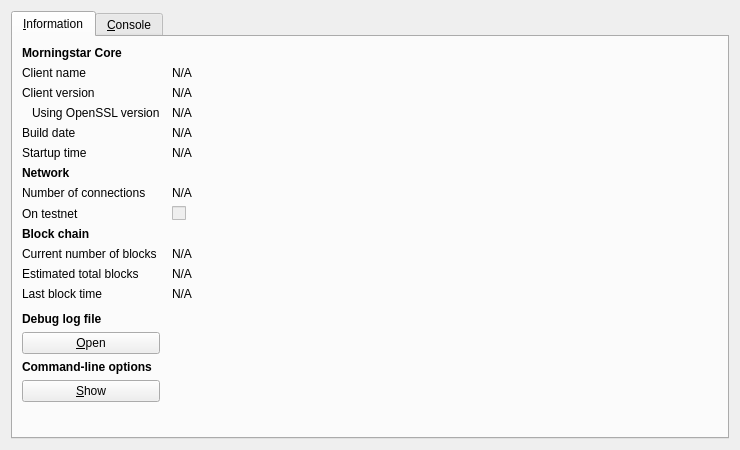
<?xml version="1.0" encoding="UTF-8"?>
<ui version="4.0">
 <class>RPCConsole</class>
 <widget class="QDialog" name="RPCConsole">
  <property name="geometry">
   <rect>
    <x>0</x>
    <y>0</y>
    <width>740</width>
    <height>450</height>
   </rect>
  </property>
  <property name="windowTitle">
   <string>Morningstar - Debug window</string>
  </property>
  <layout class="QVBoxLayout" name="verticalLayout_2">
   <item>
    <widget class="QTabWidget" name="tabWidget">
     <property name="currentIndex">
      <number>0</number>
     </property>
     <widget class="QWidget" name="tab_info">
      <attribute name="title">
       <string>&amp;Information</string>
      </attribute>
      <layout class="QGridLayout" name="gridLayout" columnstretch="0,1">
       <property name="horizontalSpacing">
        <number>12</number>
       </property>
       <item row="0" column="0">
        <widget class="QLabel" name="label_9">
         <property name="font">
          <font>
           <weight>75</weight>
           <bold>true</bold>
          </font>
         </property>
         <property name="text">
          <string>Morningstar Core</string>
         </property>
        </widget>
       </item>
       <item row="1" column="0">
        <widget class="QLabel" name="label_5">
         <property name="text">
          <string>Client name</string>
         </property>
        </widget>
       </item>
       <item row="1" column="1">
        <widget class="QLabel" name="clientName">
         <property name="cursor">
          <cursorShape>IBeamCursor</cursorShape>
         </property>
         <property name="text">
          <string>N/A</string>
         </property>
         <property name="textFormat">
          <enum>Qt::PlainText</enum>
         </property>
         <property name="textInteractionFlags">
          <set>Qt::LinksAccessibleByMouse|Qt::TextSelectableByKeyboard|Qt::TextSelectableByMouse</set>
         </property>
        </widget>
       </item>
       <item row="2" column="0">
        <widget class="QLabel" name="label_6">
         <property name="text">
          <string>Client version</string>
         </property>
        </widget>
       </item>
       <item row="2" column="1">
        <widget class="QLabel" name="clientVersion">
         <property name="cursor">
          <cursorShape>IBeamCursor</cursorShape>
         </property>
         <property name="text">
          <string>N/A</string>
         </property>
         <property name="textFormat">
          <enum>Qt::PlainText</enum>
         </property>
         <property name="textInteractionFlags">
          <set>Qt::LinksAccessibleByMouse|Qt::TextSelectableByKeyboard|Qt::TextSelectableByMouse</set>
         </property>
        </widget>
       </item>
       <item row="3" column="0">
        <widget class="QLabel" name="label_14">
         <property name="text">
          <string>Using OpenSSL version</string>
         </property>
         <property name="indent">
          <number>10</number>
         </property>
        </widget>
       </item>
       <item row="3" column="1">
        <widget class="QLabel" name="openSSLVersion">
         <property name="cursor">
          <cursorShape>IBeamCursor</cursorShape>
         </property>
         <property name="text">
          <string>N/A</string>
         </property>
         <property name="textFormat">
          <enum>Qt::PlainText</enum>
         </property>
         <property name="textInteractionFlags">
          <set>Qt::LinksAccessibleByMouse|Qt::TextSelectableByKeyboard|Qt::TextSelectableByMouse</set>
         </property>
        </widget>
       </item>
       <item row="4" column="0">
        <widget class="QLabel" name="label_12">
         <property name="text">
          <string>Build date</string>
         </property>
        </widget>
       </item>
       <item row="4" column="1">
        <widget class="QLabel" name="buildDate">
         <property name="cursor">
          <cursorShape>IBeamCursor</cursorShape>
         </property>
         <property name="text">
          <string>N/A</string>
         </property>
         <property name="textFormat">
          <enum>Qt::PlainText</enum>
         </property>
         <property name="textInteractionFlags">
          <set>Qt::LinksAccessibleByMouse|Qt::TextSelectableByKeyboard|Qt::TextSelectableByMouse</set>
         </property>
        </widget>
       </item>
       <item row="5" column="0">
        <widget class="QLabel" name="label_13">
         <property name="text">
          <string>Startup time</string>
         </property>
        </widget>
       </item>
       <item row="5" column="1">
        <widget class="QLabel" name="startupTime">
         <property name="cursor">
          <cursorShape>IBeamCursor</cursorShape>
         </property>
         <property name="text">
          <string>N/A</string>
         </property>
         <property name="textFormat">
          <enum>Qt::PlainText</enum>
         </property>
         <property name="textInteractionFlags">
          <set>Qt::LinksAccessibleByMouse|Qt::TextSelectableByKeyboard|Qt::TextSelectableByMouse</set>
         </property>
        </widget>
       </item>
       <item row="6" column="0">
        <widget class="QLabel" name="label_11">
         <property name="font">
          <font>
           <weight>75</weight>
           <bold>true</bold>
          </font>
         </property>
         <property name="text">
          <string>Network</string>
         </property>
        </widget>
       </item>
       <item row="7" column="0">
        <widget class="QLabel" name="label_7">
         <property name="text">
          <string>Number of connections</string>
         </property>
        </widget>
       </item>
       <item row="7" column="1">
        <widget class="QLabel" name="numberOfConnections">
         <property name="cursor">
          <cursorShape>IBeamCursor</cursorShape>
         </property>
         <property name="text">
          <string>N/A</string>
         </property>
         <property name="textFormat">
          <enum>Qt::PlainText</enum>
         </property>
         <property name="textInteractionFlags">
          <set>Qt::LinksAccessibleByMouse|Qt::TextSelectableByKeyboard|Qt::TextSelectableByMouse</set>
         </property>
        </widget>
       </item>
       <item row="8" column="0">
        <widget class="QLabel" name="label_8">
         <property name="text">
          <string>On testnet</string>
         </property>
        </widget>
       </item>
       <item row="8" column="1">
        <widget class="QCheckBox" name="isTestNet">
         <property name="enabled">
          <bool>false</bool>
         </property>
         <property name="text">
          <string/>
         </property>
        </widget>
       </item>
       <item row="9" column="0">
        <widget class="QLabel" name="label_10">
         <property name="font">
          <font>
           <weight>75</weight>
           <bold>true</bold>
          </font>
         </property>
         <property name="text">
          <string>Block chain</string>
         </property>
        </widget>
       </item>
       <item row="10" column="0">
        <widget class="QLabel" name="label_3">
         <property name="text">
          <string>Current number of blocks</string>
         </property>
        </widget>
       </item>
       <item row="10" column="1">
        <widget class="QLabel" name="numberOfBlocks">
         <property name="cursor">
          <cursorShape>IBeamCursor</cursorShape>
         </property>
         <property name="text">
          <string>N/A</string>
         </property>
         <property name="textFormat">
          <enum>Qt::PlainText</enum>
         </property>
         <property name="textInteractionFlags">
          <set>Qt::LinksAccessibleByMouse|Qt::TextSelectableByKeyboard|Qt::TextSelectableByMouse</set>
         </property>
        </widget>
       </item>
       <item row="11" column="0">
        <widget class="QLabel" name="label_4">
         <property name="text">
          <string>Estimated total blocks</string>
         </property>
        </widget>
       </item>
       <item row="11" column="1">
        <widget class="QLabel" name="totalBlocks">
         <property name="cursor">
          <cursorShape>IBeamCursor</cursorShape>
         </property>
         <property name="text">
          <string>N/A</string>
         </property>
         <property name="textFormat">
          <enum>Qt::PlainText</enum>
         </property>
         <property name="textInteractionFlags">
          <set>Qt::LinksAccessibleByMouse|Qt::TextSelectableByKeyboard|Qt::TextSelectableByMouse</set>
         </property>
        </widget>
       </item>
       <item row="12" column="0">
        <widget class="QLabel" name="label_2">
         <property name="text">
          <string>Last block time</string>
         </property>
        </widget>
       </item>
       <item row="12" column="1">
        <widget class="QLabel" name="lastBlockTime">
         <property name="cursor">
          <cursorShape>IBeamCursor</cursorShape>
         </property>
         <property name="text">
          <string>N/A</string>
         </property>
         <property name="textFormat">
          <enum>Qt::PlainText</enum>
         </property>
         <property name="textInteractionFlags">
          <set>Qt::LinksAccessibleByMouse|Qt::TextSelectableByKeyboard|Qt::TextSelectableByMouse</set>
         </property>
        </widget>
       </item>
       <item row="13" column="0">
        <spacer name="verticalSpacer_2">
         <property name="orientation">
          <enum>Qt::Vertical</enum>
         </property>
         <property name="sizeHint" stdset="0">
          <size>
           <width>20</width>
           <height>20</height>
          </size>
         </property>
        </spacer>
       </item>
       <item row="14" column="0">
        <widget class="QLabel" name="labelDebugLogfile">
         <property name="font">
          <font>
           <weight>75</weight>
           <bold>true</bold>
          </font>
         </property>
         <property name="text">
          <string>Debug log file</string>
         </property>
        </widget>
       </item>
       <item row="15" column="0">
        <widget class="QPushButton" name="openDebugLogfileButton">
         <property name="toolTip">
          <string>Open the Morningstar debug log file from the current data directory. This can take a few seconds for large log files.</string>
         </property>
         <property name="text">
          <string>&amp;Open</string>
         </property>
         <property name="autoDefault">
          <bool>false</bool>
         </property>
        </widget>
       </item>
       <item row="16" column="0">
        <widget class="QLabel" name="labelCLOptions">
         <property name="font">
          <font>
           <weight>75</weight>
           <bold>true</bold>
          </font>
         </property>
         <property name="text">
          <string>Command-line options</string>
         </property>
        </widget>
       </item>
       <item row="17" column="0">
        <widget class="QPushButton" name="showCLOptionsButton">
         <property name="toolTip">
          <string>Show the Morningstar-Qt help message to get a list with possible Morningstar command-line options.</string>
         </property>
         <property name="text">
          <string>&amp;Show</string>
         </property>
         <property name="autoDefault">
          <bool>false</bool>
         </property>
        </widget>
       </item>
       <item row="18" column="0">
        <spacer name="verticalSpacer">
         <property name="orientation">
          <enum>Qt::Vertical</enum>
         </property>
         <property name="sizeHint" stdset="0">
          <size>
           <width>20</width>
           <height>40</height>
          </size>
         </property>
        </spacer>
       </item>
      </layout>
     </widget>
     <widget class="QWidget" name="tab_console">
      <attribute name="title">
       <string>&amp;Console</string>
      </attribute>
      <layout class="QVBoxLayout" name="verticalLayout_3">
       <property name="spacing">
        <number>3</number>
       </property>
       <item>
        <widget class="QTextEdit" name="messagesWidget">
         <property name="minimumSize">
          <size>
           <width>0</width>
           <height>100</height>
          </size>
         </property>
         <property name="readOnly">
          <bool>true</bool>
         </property>
         <property name="tabKeyNavigation" stdset="0">
          <bool>false</bool>
         </property>
         <property name="columnCount" stdset="0">
          <number>2</number>
         </property>
        </widget>
       </item>
       <item>
        <layout class="QHBoxLayout" name="horizontalLayout">
         <property name="spacing">
          <number>3</number>
         </property>
         <item>
          <widget class="QLabel" name="label">
           <property name="text">
            <string notr="true">&gt;</string>
           </property>
          </widget>
         </item>
         <item>
          <widget class="QLineEdit" name="lineEdit"/>
         </item>
         <item>
          <widget class="QPushButton" name="clearButton">
           <property name="maximumSize">
            <size>
             <width>24</width>
             <height>24</height>
            </size>
           </property>
           <property name="toolTip">
            <string>Clear console</string>
           </property>
           <property name="text">
            <string/>
           </property>
           <property name="icon">
            <iconset resource="../bitcoin.qrc">
             <normaloff>:/icons/remove</normaloff>:/icons/remove</iconset>
           </property>
           <property name="shortcut">
            <string notr="true">Ctrl+L</string>
           </property>
           <property name="autoDefault">
            <bool>false</bool>
           </property>
          </widget>
         </item>
        </layout>
       </item>
      </layout>
     </widget>
    </widget>
   </item>
  </layout>
 </widget>
 <resources>
  <include location="../bitcoin.qrc"/>
 </resources>
 <connections/>
</ui>
